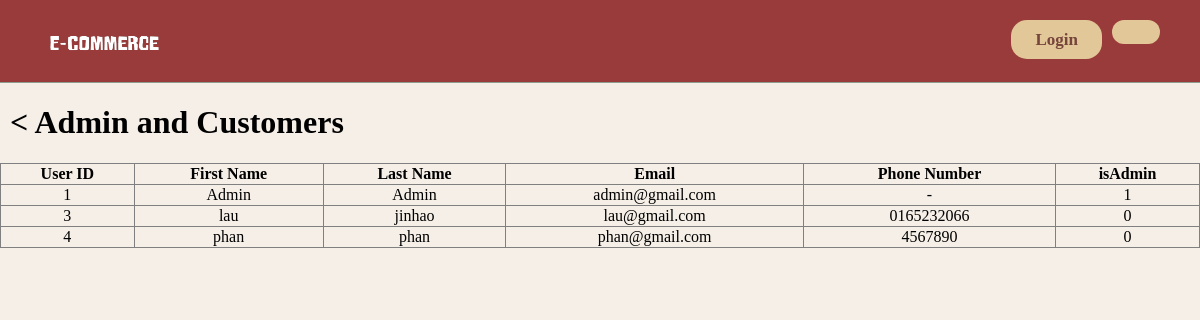
Screenshot of /admin/admin_customers.php with the database file from the repository.
### tables this page shows
CREATE TABLE `user` (
  `id` int(11) NOT NULL,
  `firstname` varchar(25) NOT NULL,
  `lastname` varchar(25) NOT NULL,
  `email` varchar(100) NOT NULL,
  `phoneno` varchar(20) NOT NULL,
  `address` varchar(120) NOT NULL,
  `password` varchar(100) NOT NULL,
  `isAdmin` int(1) NOT NULL DEFAULT 0
);

### admin/admin_customers.php (the view, shortened to what this page needs)
<?php
include("../config.php");
$query = "SELECT id AS user_id, firstname, lastname, email, phoneno, isAdmin FROM user";
$result = mysqli_query($conn, $query);
if ($result) {
    $users = mysqli_fetch_all($result, MYSQLI_ASSOC);
} else {
    die("Query failed: " . mysqli_error($conn));
}
?>
<!DOCTYPE html>
<html>
<head>
    <link rel="stylesheet" type="text/css" href="../css/style.css">
    <link href='https://unpkg.com/boxicons@2.1.4/css/boxicons.min.css' rel='stylesheet'>
</head>
<body>
    <?php include("admin_header.php"); ?>
    <h1 style="position: relative; padding-left: 10px;">
        <a href="index.php" style="text-decoration: none; color: black;">&lt;</a>
        Admin and Customers
    </h1>
    <div class="admin-customers-container">
        <table border="1" width="100%" id="projectable">
            <tr>
                <th>User ID</th>
                <th>First Name</th>
                <th>Last Name</th>
                <th>Email</th>
                <th>Phone Number</th>
                <th>isAdmin</th>
            </tr>
            <?php
            if (isset($users) && count($users) > 0) {
                foreach ($users as $row) {
                    echo "<tr style='text-align: center;'>
                            <td>{$row['user_id']}</td>
                            <td>{$row['firstname']}</td>
                            <td>{$row['lastname']}</td>
                            <td>{$row['email']}</td>
                            <td>{$row['phoneno']}</td>
                            <td>{$row['isAdmin']}</td>
                        </tr>";
                }
            } else {
                echo "<tr><td colspan='6'>No data found</td></tr>";
            }
            ?>
        </table>
    </div>
</body>
</html>

### css/style.css (style rules this page uses)
body { padding: 0px; margin: 0px; width: 100%; position: relative; background-color: #F5EFE7; min-width: 1080px; }
table { width: 100%; border-collapse: collapse; }

### rows the page displays
user: id "1", firstname "Admin", lastname "Admin", email "admin@gmail.com", phoneno "-", isAdmin "1"
user: id "3", firstname "lau", lastname "jinhao", email "lau@gmail.com", phoneno "0165232066", isAdmin "0"
user: id "4", firstname "phan", lastname "phan", email "phan@gmail.com", phoneno "4567890", isAdmin "0"
